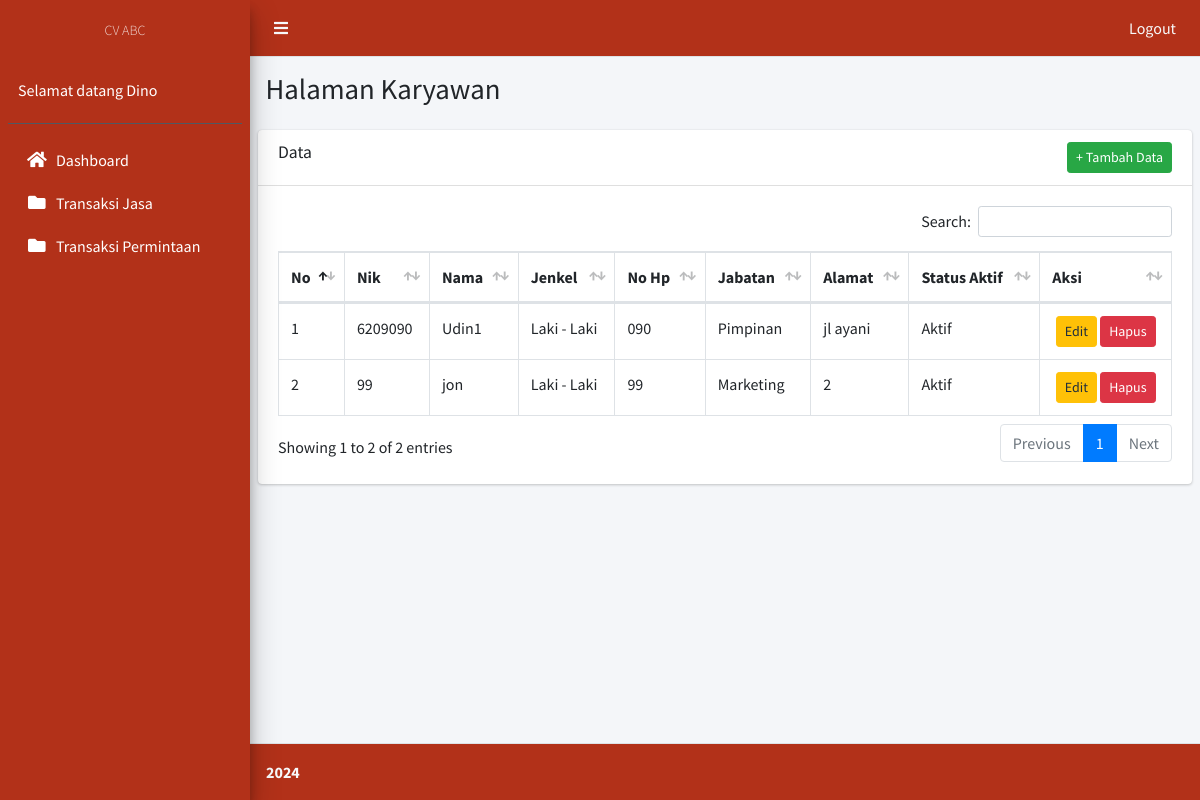
/karyawan-index.php (signed in), run on the app's committed database.
### tables this page shows
CREATE TABLE `karyawan` (
  `id` int(11) NOT NULL,
  `nik` varchar(50) DEFAULT NULL,
  `nama` varchar(50) DEFAULT NULL,
  `jenkel` varchar(50) DEFAULT NULL,
  `jabatan` varchar(50) DEFAULT NULL,
  `no_hp` varchar(50) DEFAULT NULL,
  `alamat` text DEFAULT NULL,
  `status_aktif` varchar(20) DEFAULT NULL,
  `username` varchar(250) DEFAULT NULL,
  `password` varchar(250) DEFAULT NULL
);

### karyawan-index.php (the view, shortened to what this page needs)
<?php
  include('templates/header.php');
  include('templates/sidebar.php');
?>
  <div class="content-wrapper">
    <section class="content-header">
      <div class="container-fluid">
        <div class="row mb-2">
          <div class="col-sm-6">
            <h1>Halaman Karyawan</h1>
          </div>
        </div>
      </div>
    </section>
    <section class="content">
      <div class="card">
        <div class="card-header">
          <h3 class="card-title">Data</h3>
          <a href="karyawan-tambah.php" class="btn btn-sm btn-success float-right">+ Tambah Data</a>
        </div>
        <div class="card-body">
        <table class="table table-bordered" id="example2">
          <thead>
            <tr>
              <th>No</th>
              <th>Nik</th>
              <th>Nama</th>
              <th>Jenkel</th>
              <th>No Hp</th>
              <th>Jabatan</th>
              <th>Alamat</th>
              <th>Status Aktif</th>
              <th>Aksi</th>
            </tr>
          </thead>
          <tbody>
            <?php
              include('koneksi.php');
              $datas = mysqli_query($koneksi, "select * from karyawan") or die(mysqli_error($koneksi));
              $no = 1;
              while($row = mysqli_fetch_assoc($datas)) {
            ?>
          <tr>
            <td ><?= $no; ?></td>
            <td><?= $row['nik']; ?></td>
            <td><?= $row['nama']; ?></td>
            <td><?= ($row['jenkel'] == 'L') ? 'Laki - Laki' : 'Perempuan'; ?></td>
            <td><?= $row['no_hp']; ?></td>
            <td><?= $row['jabatan']; ?></td>
            <td><?= $row['alamat']; ?></td>
            <td><?= ($row['status_aktif'] == 'aktif') ? 'Aktif' : 'Nonaktif'; ?></td>
            <td style="text-align: center;">
                <a href="karyawan-edit.php?id=<?= $row['id']; ?>" class="btn btn-sm btn-warning">Edit</a>
                <a href="karyawan-index.php?id=<?= $row['id']; ?>&status=hapus" class="btn btn-sm btn-danger" onclick="return confirm('anda yakin ingin hapus data ini?');">Hapus</a>
            </td>
          </tr>
            <?php $no++; } ?>
          </tbody>
        </table>
      </div>
    </div>
    </section>
  </div>
  <?php
    include('templates/footer.php');
  ?>

### data on the page
karyawan: nik "6209090", nama "Udin1", jenkel "Laki - Laki", no_hp "090", jabatan "Pimpinan", alamat "jl ayani", status_aktif "Aktif"
karyawan: nik "99", nama "jon", jenkel "Laki - Laki", no_hp "99", jabatan "Marketing", alamat "2", status_aktif "Aktif"

### other printed values
$_SESSION['nama'] "Dino"
